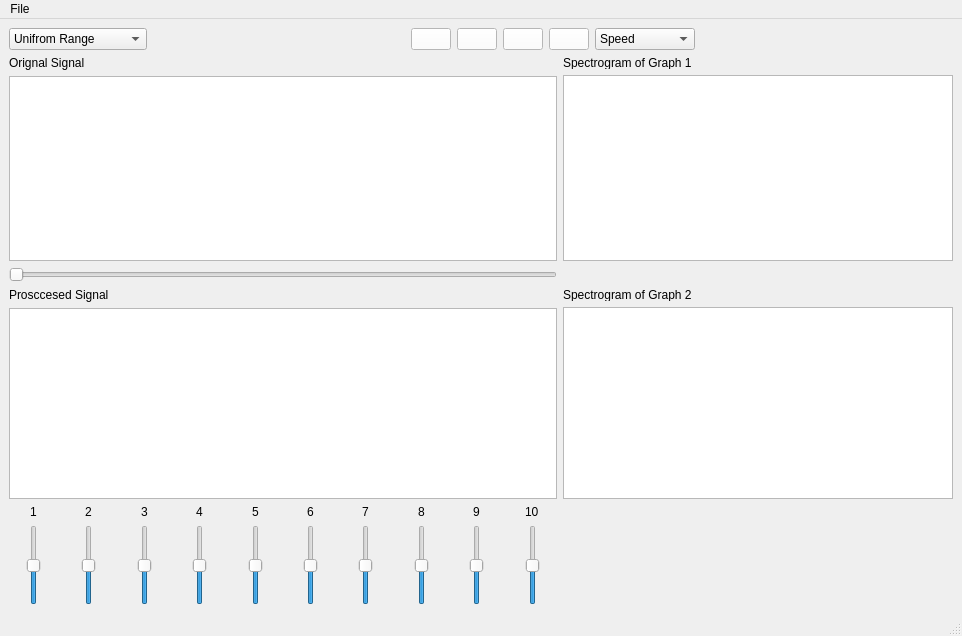
<?xml version="1.0" encoding="UTF-8"?>
<ui version="4.0">
 <class>MainWindow</class>
 <widget class="QMainWindow" name="MainWindow">
  <property name="geometry">
   <rect>
    <x>0</x>
    <y>0</y>
    <width>962</width>
    <height>636</height>
   </rect>
  </property>
  <property name="windowTitle">
   <string>MainWindow</string>
  </property>
  <widget class="QWidget" name="centralwidget">
   <layout class="QGridLayout" name="gridLayout">
    <item row="1" column="1" rowspan="2">
     <layout class="QVBoxLayout" name="verticalLayout_11">
      <item alignment="Qt::AlignRight">
       <widget class="QLabel" name="label_13">
        <property name="minimumSize">
         <size>
          <width>390</width>
          <height>13</height>
         </size>
        </property>
        <property name="text">
         <string>Spectrogram of Graph 1</string>
        </property>
       </widget>
      </item>
      <item alignment="Qt::AlignRight">
       <widget class="QGraphicsView" name="graphicsView_3">
        <property name="minimumSize">
         <size>
          <width>390</width>
          <height>172</height>
         </size>
        </property>
       </widget>
      </item>
     </layout>
    </item>
    <item row="0" column="0" colspan="2">
     <layout class="QHBoxLayout" name="horizontalLayout_3">
      <item>
       <widget class="QComboBox" name="comboBox">
        <item>
         <property name="text">
          <string>Unifrom Range</string>
         </property>
        </item>
        <item>
         <property name="text">
          <string>Musical Instruments</string>
         </property>
        </item>
        <item>
         <property name="text">
          <string>Animal Sounds</string>
         </property>
        </item>
        <item>
         <property name="text">
          <string>ECG Abnormalities</string>
         </property>
        </item>
       </widget>
      </item>
      <item>
       <spacer name="horizontalSpacer">
        <property name="orientation">
         <enum>Qt::Horizontal</enum>
        </property>
        <property name="sizeHint" stdset="0">
         <size>
          <width>40</width>
          <height>20</height>
         </size>
        </property>
       </spacer>
      </item>
      <item>
       <layout class="QHBoxLayout" name="horizontalLayout">
        <item>
         <widget class="QPushButton" name="play_pause_btn">
          <property name="sizePolicy">
           <sizepolicy hsizetype="Fixed" vsizetype="Fixed">
            <horstretch>0</horstretch>
            <verstretch>0</verstretch>
           </sizepolicy>
          </property>
          <property name="styleSheet">
           <string notr="true">QPushButton {background-color:white;}

::hover {
    background-color: rgb(238, 238, 238); 
    
    color:#444; 
}</string>
          </property>
          <property name="text">
           <string/>
          </property>
          <property name="icon">
           <iconset>
            <normaloff>imgs/preview.png</normaloff>imgs/preview.png</iconset>
          </property>
         </widget>
        </item>
        <item>
         <widget class="QPushButton" name="zoom_out_push_btn">
          <property name="sizePolicy">
           <sizepolicy hsizetype="Fixed" vsizetype="Fixed">
            <horstretch>0</horstretch>
            <verstretch>0</verstretch>
           </sizepolicy>
          </property>
          <property name="styleSheet">
           <string notr="true">QPushButton {background-color:white;}

::hover {
    background-color: rgb(238, 238, 238); 
    
    color:#444; 
}</string>
          </property>
          <property name="text">
           <string/>
          </property>
          <property name="icon">
           <iconset>
            <normaloff>imgs/zoom-in.png</normaloff>imgs/zoom-in.png</iconset>
          </property>
         </widget>
        </item>
        <item>
         <widget class="QPushButton" name="zoom_in_push_btn">
          <property name="sizePolicy">
           <sizepolicy hsizetype="Fixed" vsizetype="Fixed">
            <horstretch>0</horstretch>
            <verstretch>0</verstretch>
           </sizepolicy>
          </property>
          <property name="styleSheet">
           <string notr="true">QPushButton {background-color:white;}

::hover {
    background-color: rgb(238, 238, 238); 
    
    color:#444; 
}</string>
          </property>
          <property name="text">
           <string/>
          </property>
          <property name="icon">
           <iconset>
            <normaloff>imgs/zoom-out.png</normaloff>imgs/zoom-out.png</iconset>
          </property>
         </widget>
        </item>
        <item>
         <widget class="QPushButton" name="rewind_push_btn">
          <property name="sizePolicy">
           <sizepolicy hsizetype="Fixed" vsizetype="Fixed">
            <horstretch>0</horstretch>
            <verstretch>0</verstretch>
           </sizepolicy>
          </property>
          <property name="styleSheet">
           <string notr="true">QPushButton {background-color:white;}

::hover {
    background-color: rgb(238, 238, 238); 
    
    color:#444; 
}</string>
          </property>
          <property name="text">
           <string/>
          </property>
          <property name="icon">
           <iconset>
            <normaloff>imgs/reset.jpg</normaloff>imgs/reset.jpg</iconset>
          </property>
         </widget>
        </item>
        <item>
         <widget class="QComboBox" name="speed_selection">
          <property name="minimumSize">
           <size>
            <width>100</width>
            <height>0</height>
           </size>
          </property>
          <property name="maximumSize">
           <size>
            <width>100</width>
            <height>16777215</height>
           </size>
          </property>
          <item>
           <property name="text">
            <string>Speed</string>
           </property>
          </item>
          <item>
           <property name="text">
            <string>x1</string>
           </property>
          </item>
          <item>
           <property name="text">
            <string>x1.25</string>
           </property>
          </item>
          <item>
           <property name="text">
            <string>x1.5</string>
           </property>
          </item>
          <item>
           <property name="text">
            <string>x1.75</string>
           </property>
          </item>
          <item>
           <property name="text">
            <string>x2</string>
           </property>
          </item>
         </widget>
        </item>
       </layout>
      </item>
      <item>
       <spacer name="horizontalSpacer_2">
        <property name="orientation">
         <enum>Qt::Horizontal</enum>
        </property>
        <property name="sizeHint" stdset="0">
         <size>
          <width>40</width>
          <height>20</height>
         </size>
        </property>
       </spacer>
      </item>
     </layout>
    </item>
    <item row="4" column="0">
     <layout class="QVBoxLayout" name="verticalLayout_13">
      <item>
       <widget class="QLabel" name="label_12">
        <property name="text">
         <string>Prosccesed Signal</string>
        </property>
       </widget>
      </item>
      <item>
       <widget class="QGraphicsView" name="graphicsView_2"/>
      </item>
     </layout>
    </item>
    <item row="4" column="1">
     <layout class="QVBoxLayout" name="verticalLayout_14">
      <item alignment="Qt::AlignRight">
       <widget class="QLabel" name="label_14">
        <property name="minimumSize">
         <size>
          <width>390</width>
          <height>13</height>
         </size>
        </property>
        <property name="text">
         <string>Spectrogram of Graph 2</string>
        </property>
       </widget>
      </item>
      <item alignment="Qt::AlignRight">
       <widget class="QGraphicsView" name="graphicsView_4">
        <property name="sizePolicy">
         <sizepolicy hsizetype="MinimumExpanding" vsizetype="MinimumExpanding">
          <horstretch>0</horstretch>
          <verstretch>0</verstretch>
         </sizepolicy>
        </property>
        <property name="minimumSize">
         <size>
          <width>390</width>
          <height>192</height>
         </size>
        </property>
       </widget>
      </item>
     </layout>
    </item>
    <item row="1" column="0" rowspan="2">
     <layout class="QVBoxLayout" name="verticalLayout_12">
      <item>
       <widget class="QLabel" name="label_11">
        <property name="text">
         <string>Orignal Signal</string>
        </property>
       </widget>
      </item>
      <item>
       <widget class="QGraphicsView" name="graphicsView"/>
      </item>
     </layout>
    </item>
    <item row="6" column="0">
     <layout class="QHBoxLayout" name="horizontalLayout_2">
      <item>
       <layout class="QVBoxLayout" name="verticalLayout">
        <item alignment="Qt::AlignHCenter">
         <widget class="QLabel" name="label_1">
          <property name="text">
           <string>1</string>
          </property>
         </widget>
        </item>
        <item alignment="Qt::AlignHCenter">
         <widget class="QSlider" name="verticalSlider_1">
          <property name="minimum">
           <number>1</number>
          </property>
          <property name="maximum">
           <number>100</number>
          </property>
          <property name="sliderPosition">
           <number>50</number>
          </property>
          <property name="orientation">
           <enum>Qt::Vertical</enum>
          </property>
         </widget>
        </item>
       </layout>
      </item>
      <item>
       <layout class="QVBoxLayout" name="verticalLayout_2">
        <item alignment="Qt::AlignHCenter">
         <widget class="QLabel" name="label_2">
          <property name="text">
           <string>2</string>
          </property>
         </widget>
        </item>
        <item alignment="Qt::AlignHCenter">
         <widget class="QSlider" name="verticalSlider_2">
          <property name="minimum">
           <number>1</number>
          </property>
          <property name="maximum">
           <number>100</number>
          </property>
          <property name="sliderPosition">
           <number>50</number>
          </property>
          <property name="orientation">
           <enum>Qt::Vertical</enum>
          </property>
         </widget>
        </item>
       </layout>
      </item>
      <item>
       <layout class="QVBoxLayout" name="verticalLayout_3">
        <item alignment="Qt::AlignHCenter">
         <widget class="QLabel" name="label_3">
          <property name="text">
           <string>3</string>
          </property>
         </widget>
        </item>
        <item alignment="Qt::AlignHCenter">
         <widget class="QSlider" name="verticalSlider_3">
          <property name="minimum">
           <number>1</number>
          </property>
          <property name="maximum">
           <number>100</number>
          </property>
          <property name="sliderPosition">
           <number>50</number>
          </property>
          <property name="orientation">
           <enum>Qt::Vertical</enum>
          </property>
         </widget>
        </item>
       </layout>
      </item>
      <item>
       <layout class="QVBoxLayout" name="verticalLayout_4">
        <item alignment="Qt::AlignHCenter">
         <widget class="QLabel" name="label_4">
          <property name="text">
           <string>4</string>
          </property>
         </widget>
        </item>
        <item alignment="Qt::AlignHCenter">
         <widget class="QSlider" name="verticalSlider_4">
          <property name="maximum">
           <number>100</number>
          </property>
          <property name="sliderPosition">
           <number>50</number>
          </property>
          <property name="orientation">
           <enum>Qt::Vertical</enum>
          </property>
         </widget>
        </item>
       </layout>
      </item>
      <item>
       <layout class="QVBoxLayout" name="verticalLayout_5">
        <item alignment="Qt::AlignHCenter">
         <widget class="QLabel" name="label_5">
          <property name="text">
           <string>5</string>
          </property>
         </widget>
        </item>
        <item alignment="Qt::AlignHCenter">
         <widget class="QSlider" name="verticalSlider_5">
          <property name="minimum">
           <number>1</number>
          </property>
          <property name="maximum">
           <number>100</number>
          </property>
          <property name="sliderPosition">
           <number>50</number>
          </property>
          <property name="orientation">
           <enum>Qt::Vertical</enum>
          </property>
         </widget>
        </item>
       </layout>
      </item>
      <item>
       <layout class="QVBoxLayout" name="verticalLayout_6">
        <item alignment="Qt::AlignHCenter">
         <widget class="QLabel" name="label_6">
          <property name="text">
           <string>6</string>
          </property>
         </widget>
        </item>
        <item alignment="Qt::AlignHCenter">
         <widget class="QSlider" name="verticalSlider_6">
          <property name="minimum">
           <number>1</number>
          </property>
          <property name="maximum">
           <number>100</number>
          </property>
          <property name="sliderPosition">
           <number>50</number>
          </property>
          <property name="orientation">
           <enum>Qt::Vertical</enum>
          </property>
         </widget>
        </item>
       </layout>
      </item>
      <item>
       <layout class="QVBoxLayout" name="verticalLayout_7">
        <item alignment="Qt::AlignHCenter">
         <widget class="QLabel" name="label_7">
          <property name="text">
           <string>7</string>
          </property>
         </widget>
        </item>
        <item alignment="Qt::AlignHCenter">
         <widget class="QSlider" name="verticalSlider_7">
          <property name="minimum">
           <number>1</number>
          </property>
          <property name="maximum">
           <number>100</number>
          </property>
          <property name="sliderPosition">
           <number>50</number>
          </property>
          <property name="orientation">
           <enum>Qt::Vertical</enum>
          </property>
         </widget>
        </item>
       </layout>
      </item>
      <item>
       <layout class="QVBoxLayout" name="verticalLayout_8">
        <item alignment="Qt::AlignHCenter">
         <widget class="QLabel" name="label_8">
          <property name="text">
           <string>8</string>
          </property>
         </widget>
        </item>
        <item alignment="Qt::AlignHCenter">
         <widget class="QSlider" name="verticalSlider_8">
          <property name="minimum">
           <number>1</number>
          </property>
          <property name="maximum">
           <number>100</number>
          </property>
          <property name="sliderPosition">
           <number>50</number>
          </property>
          <property name="orientation">
           <enum>Qt::Vertical</enum>
          </property>
         </widget>
        </item>
       </layout>
      </item>
      <item>
       <layout class="QVBoxLayout" name="verticalLayout_9">
        <item alignment="Qt::AlignHCenter">
         <widget class="QLabel" name="label_9">
          <property name="text">
           <string>9</string>
          </property>
         </widget>
        </item>
        <item alignment="Qt::AlignHCenter">
         <widget class="QSlider" name="verticalSlider_9">
          <property name="minimum">
           <number>1</number>
          </property>
          <property name="maximum">
           <number>100</number>
          </property>
          <property name="sliderPosition">
           <number>50</number>
          </property>
          <property name="orientation">
           <enum>Qt::Vertical</enum>
          </property>
         </widget>
        </item>
       </layout>
      </item>
      <item>
       <layout class="QVBoxLayout" name="verticalLayout_10">
        <item alignment="Qt::AlignHCenter">
         <widget class="QLabel" name="label_10">
          <property name="text">
           <string>10</string>
          </property>
         </widget>
        </item>
        <item alignment="Qt::AlignHCenter">
         <widget class="QSlider" name="verticalSlider_10">
          <property name="minimum">
           <number>1</number>
          </property>
          <property name="maximum">
           <number>100</number>
          </property>
          <property name="sliderPosition">
           <number>50</number>
          </property>
          <property name="orientation">
           <enum>Qt::Vertical</enum>
          </property>
         </widget>
        </item>
       </layout>
      </item>
     </layout>
    </item>
    <item row="3" column="0">
     <widget class="QSlider" name="horizontalSlider">
      <property name="orientation">
       <enum>Qt::Horizontal</enum>
      </property>
     </widget>
    </item>
   </layout>
  </widget>
  <widget class="QMenuBar" name="menubar">
   <property name="geometry">
    <rect>
     <x>0</x>
     <y>0</y>
     <width>962</width>
     <height>21</height>
    </rect>
   </property>
   <widget class="QMenu" name="menuFile">
    <property name="title">
     <string>File</string>
    </property>
    <addaction name="actionOpen"/>
   </widget>
   <addaction name="menuFile"/>
  </widget>
  <widget class="QStatusBar" name="statusbar"/>
  <action name="actionOpen">
   <property name="text">
    <string>Open</string>
   </property>
  </action>
 </widget>
 <resources/>
 <connections/>
</ui>
